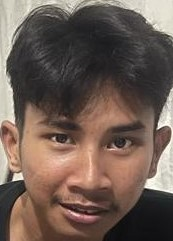
#> input picture gambar2.jpeg, 173 x 241 px, found by its file name
$ python 'template matching mendeteksi einsten pada gambar..py'
#> lines starting #> are read from the running program, lines starting #| are printed output that depends on the picture
# tampilkan kedua gambar
from matplotlib import pyplot as plt
import cv2
import numpy as np

# panggil dan konversi warna agar sesuai dengan Matplotlib
einstein = cv2.imread('gambar2.jpeg')
#> einstein is the input picture: shape (241, 173, 3); mean B, G, R 83.4, 92.6, 110.1
einstein = cv2.cvtColor(einstein, cv2.COLOR_BGR2RGB) # simpan dengan nama yang
#sama = ditumpuk

# panggil dan konversi warna agar sesuai dengan Matplotlib
solvay = cv2.imread('gambar1.jpeg')
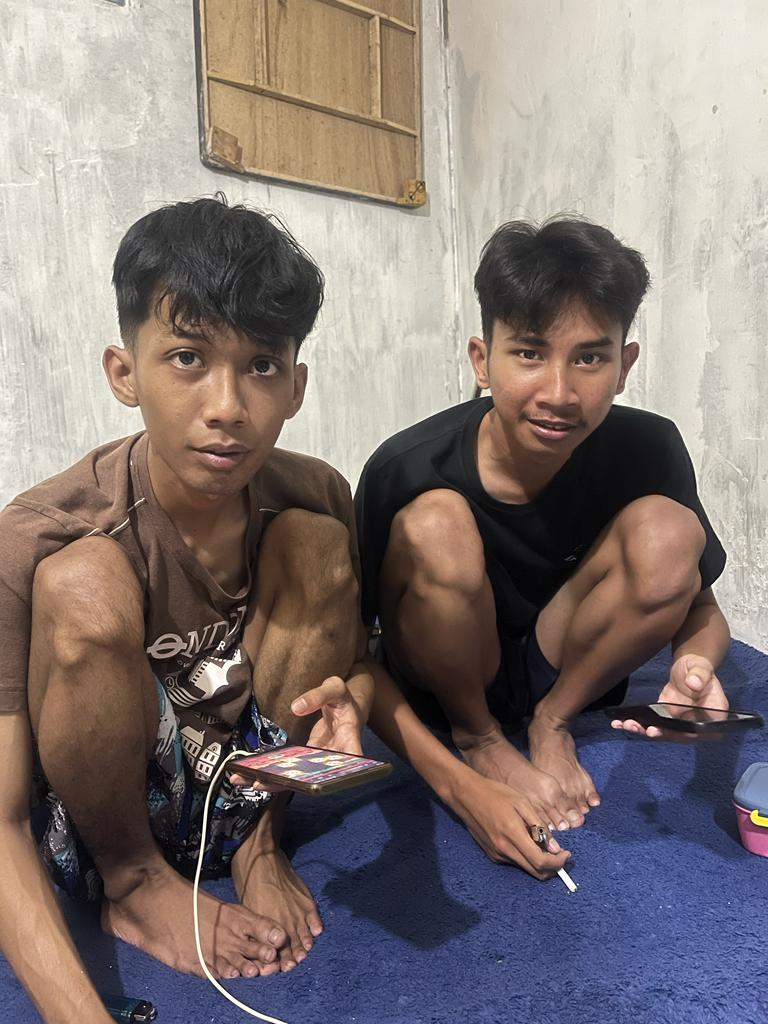
#> input picture gambar1.jpeg, 768 x 1024 px, found by its file name
#> solvay is the input picture: shape (1024, 768, 3); mean B, G, R 116.5, 119.7, 131.4
solvay = cv2.cvtColor(solvay, cv2.COLOR_BGR2RGB)

plt.subplot(121),plt.imshow(einstein), plt.title('Dendi')
plt.subplot(122),plt.imshow(solvay), plt.title('Dendi dan cokro')
plt.show()

#Selanjutnya, lakukan Template Matching pada gambar Einstein dan Gambar Solvay
#Conference untuk mencari di mana Einstein duduk:

img = cv2.imread('gambar1.jpeg',0)
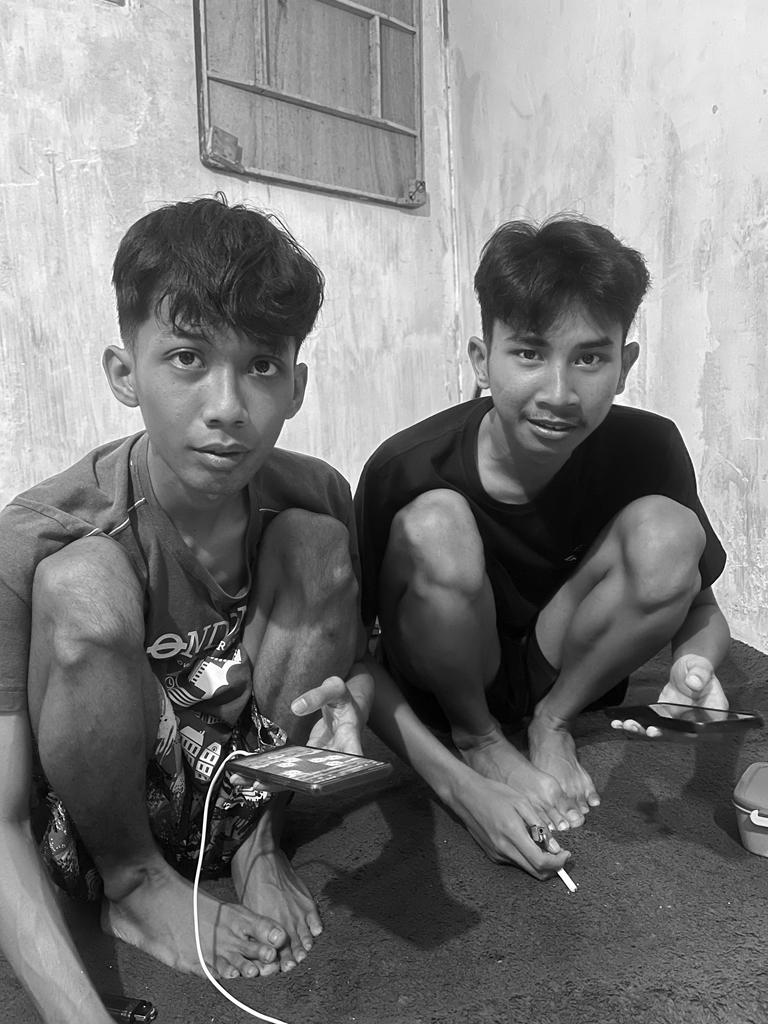
#> img: shape (1024, 768); min 0, max 255, mean 122.8
img2 = img.copy()
template = cv2.imread('gambar2.jpeg',0)
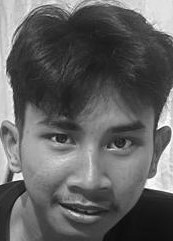
#> template: shape (241, 173); min 10, max 255, mean 96.8
w, h = template.shape[::-1]
#> w = 173; h = 241

# All the 6 methods for comparison in a list
methods = ['cv2.TM_CCOEFF', 'cv2.TM_CCOEFF_NORMED', 'cv2.TM_CCORR',
            'cv2.TM_CCORR_NORMED', 'cv2.TM_SQDIFF', 'cv2.TM_SQDIFF_NORMED']
# perbesar ukuran hasil plotting
plt.rcParams["figure.figsize"] = (15,15)

for met in methods:
    img = img2.copy()
    method = eval(met)

    # menggunakan template matching
    res = cv2.matchTemplate(img,template,method)
    # mencari ukuran citra template untuk menggambar kotak
    min_val, max_val, min_loc, max_loc = cv2.minMaxLoc(res)
    # metode TM_SQDIFF dan TM_SQDIFF_NORMED menggunakan persamaan yang sedikit
    #berbeda
    # sehingga dibuatkan fungsi khusus untuk mengambil nilai minimum
    if method in [cv2.TM_SQDIFF, cv2.TM_SQDIFF_NORMED]:
        top_left = min_loc
    else:
        top_left = max_loc
    bottom_right = (top_left[0] + w, top_left[1] + h)

    # buat persegi pada lokasi yang ditemukan
    cv2.rectangle(img, top_left, bottom_right, 255, 2) # 2 adalah ketebalan garis
    #kotak

    print("hasil metode", met, ": " )
    plt.subplot(121),plt.imshow(res,cmap = 'gray')
    plt.title('Hasil matching'), plt.xticks([]), plt.yticks([])
    plt.subplot(122),plt.imshow(img,cmap = 'gray')

    plt.title('Lokasi terdeteksi'), plt.xticks([]), plt.yticks([])
    plt.show()
#> this loop made 6 passes
#> (min_val, max_val, min_loc, top_left, bottom_right) on passes 1 to 4: (-61512540, 139660576, (595, 297), (468, 216), (641, 457)), (-0.39, 0.999, (439, 718), (468, 216), (641, 457)), (159556864, 886738496, (363, 504), (595, 0), (768, 241)), (0.508, 1, (363, 503), (468, 216), (641, 457))
#> (min_val, max_val, max_loc, top_left, bottom_right) on passes 5 to 6: (231424, 783913280, (595, 0), (468, 216), (641, 457)), (0.000436, 1, (366, 447), (468, 216), (641, 457))
#> pass 1, `res = cv2.matchTemplate(img,template,method)`:
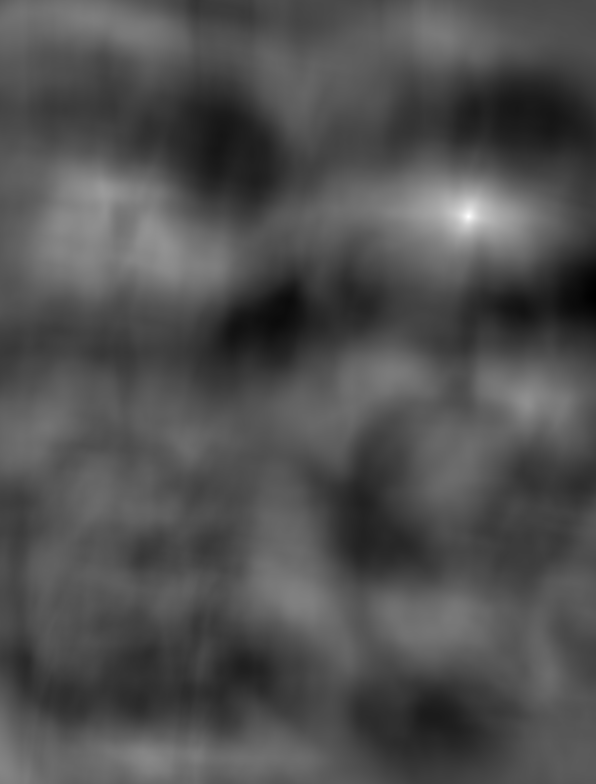
#> res: shape (784, 596) float32; min -61512540, max 139660576, mean 2079959.4; drawn with min black and max white
#> pass 1, `plt.show()`:
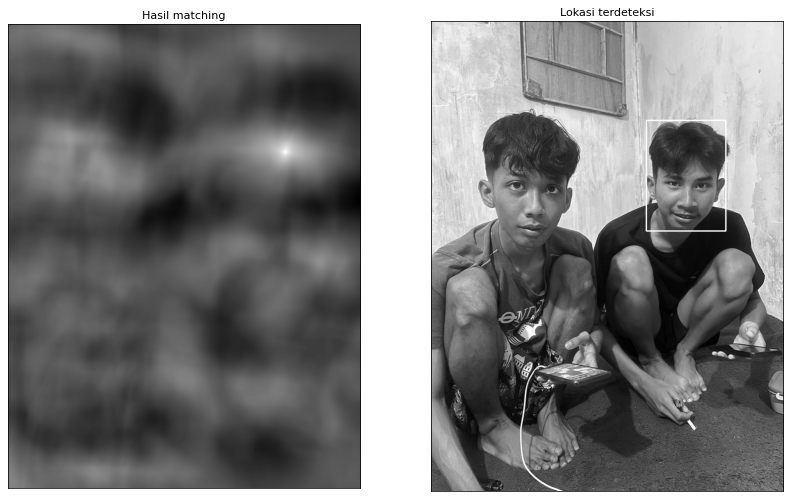
#> figure drawn by matplotlib, 2 panels
#> pass 3, `res = cv2.matchTemplate(img,template,method)`:
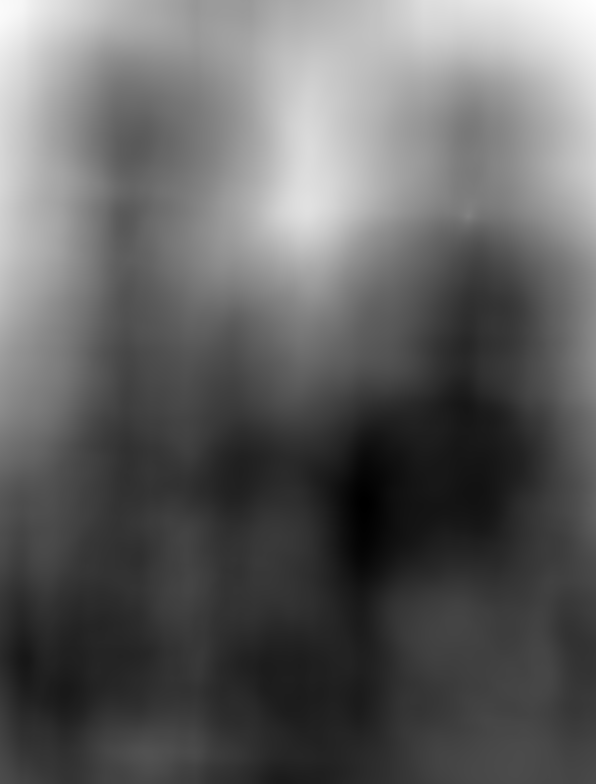
#> res: shape (784, 596) float32; min 159556864, max 886738496, mean 437257184; drawn with min black and max white
#> after the loop:
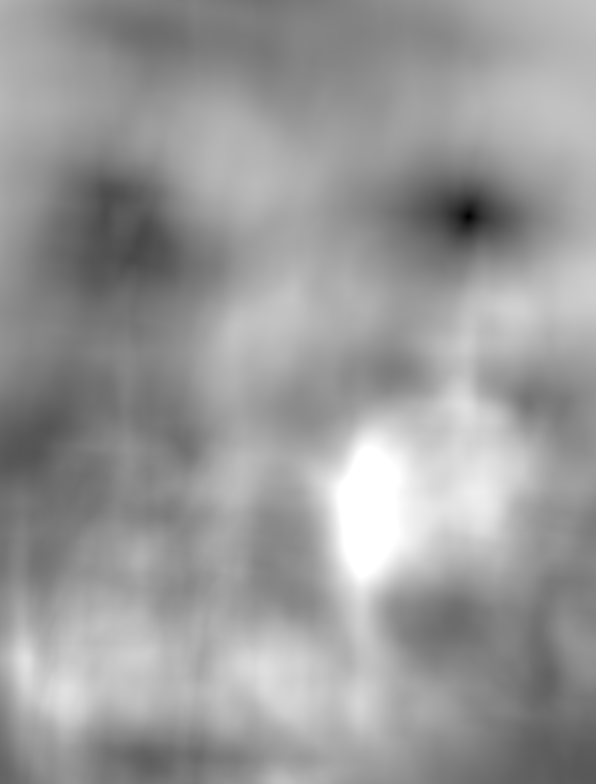
#> res: shape (784, 596) float32; min 0.000436, max 1, mean 0.605
